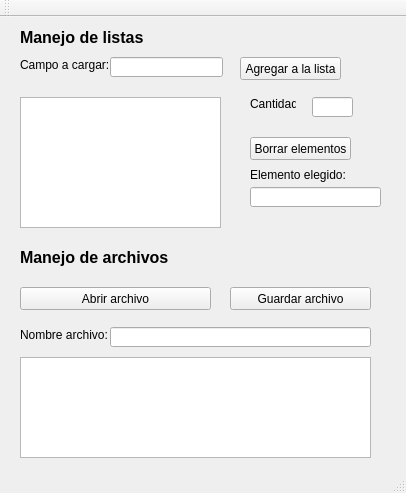
<?xml version="1.0" encoding="UTF-8"?>
<ui version="4.0">
 <class>MainWindow</class>
 <widget class="QMainWindow" name="MainWindow">
  <property name="geometry">
   <rect>
    <x>0</x>
    <y>0</y>
    <width>406</width>
    <height>493</height>
   </rect>
  </property>
  <property name="windowTitle">
   <string>MainWindow</string>
  </property>
  <widget class="QWidget" name="centralWidget">
   <widget class="QLineEdit" name="txtCampo">
    <property name="geometry">
     <rect>
      <x>110</x>
      <y>40</y>
      <width>113</width>
      <height>20</height>
     </rect>
    </property>
    <property name="echoMode">
     <enum>QLineEdit::Normal</enum>
    </property>
   </widget>
   <widget class="QPushButton" name="btnAgregar">
    <property name="geometry">
     <rect>
      <x>240</x>
      <y>40</y>
      <width>101</width>
      <height>23</height>
     </rect>
    </property>
    <property name="text">
     <string>Agregar a la lista</string>
    </property>
   </widget>
   <widget class="QLabel" name="label">
    <property name="geometry">
     <rect>
      <x>20</x>
      <y>40</y>
      <width>91</width>
      <height>16</height>
     </rect>
    </property>
    <property name="text">
     <string>Campo a cargar:</string>
    </property>
   </widget>
   <widget class="QListWidget" name="lstListado">
    <property name="geometry">
     <rect>
      <x>20</x>
      <y>80</y>
      <width>201</width>
      <height>131</height>
     </rect>
    </property>
   </widget>
   <widget class="QLineEdit" name="txtCantidad">
    <property name="geometry">
     <rect>
      <x>312</x>
      <y>80</y>
      <width>41</width>
      <height>20</height>
     </rect>
    </property>
   </widget>
   <widget class="QLabel" name="label_2">
    <property name="geometry">
     <rect>
      <x>250</x>
      <y>80</y>
      <width>46</width>
      <height>13</height>
     </rect>
    </property>
    <property name="text">
     <string>Cantidad:</string>
    </property>
   </widget>
   <widget class="QPushButton" name="btnBorrar">
    <property name="geometry">
     <rect>
      <x>250</x>
      <y>120</y>
      <width>101</width>
      <height>23</height>
     </rect>
    </property>
    <property name="text">
     <string>Borrar elementos</string>
    </property>
   </widget>
   <widget class="QLabel" name="label_3">
    <property name="geometry">
     <rect>
      <x>250</x>
      <y>150</y>
      <width>101</width>
      <height>16</height>
     </rect>
    </property>
    <property name="text">
     <string>Elemento elegido:</string>
    </property>
   </widget>
   <widget class="QLineEdit" name="txtItemElegido">
    <property name="geometry">
     <rect>
      <x>250</x>
      <y>170</y>
      <width>131</width>
      <height>20</height>
     </rect>
    </property>
   </widget>
   <widget class="QPushButton" name="btnAbrir">
    <property name="geometry">
     <rect>
      <x>20</x>
      <y>270</y>
      <width>191</width>
      <height>23</height>
     </rect>
    </property>
    <property name="text">
     <string>Abrir archivo</string>
    </property>
   </widget>
   <widget class="QLabel" name="label_4">
    <property name="geometry">
     <rect>
      <x>20</x>
      <y>310</y>
      <width>91</width>
      <height>16</height>
     </rect>
    </property>
    <property name="text">
     <string>Nombre archivo:</string>
    </property>
   </widget>
   <widget class="QLineEdit" name="txtArchivo">
    <property name="geometry">
     <rect>
      <x>110</x>
      <y>310</y>
      <width>261</width>
      <height>20</height>
     </rect>
    </property>
   </widget>
   <widget class="QPlainTextEdit" name="txtMiTexto">
    <property name="geometry">
     <rect>
      <x>20</x>
      <y>340</y>
      <width>351</width>
      <height>101</height>
     </rect>
    </property>
   </widget>
   <widget class="QPushButton" name="btnGuardar">
    <property name="geometry">
     <rect>
      <x>230</x>
      <y>270</y>
      <width>141</width>
      <height>23</height>
     </rect>
    </property>
    <property name="text">
     <string>Guardar archivo</string>
    </property>
   </widget>
   <widget class="QLabel" name="label_5">
    <property name="geometry">
     <rect>
      <x>20</x>
      <y>230</y>
      <width>351</width>
      <height>21</height>
     </rect>
    </property>
    <property name="font">
     <font>
      <pointsize>12</pointsize>
      <weight>75</weight>
      <bold>true</bold>
     </font>
    </property>
    <property name="text">
     <string>Manejo de archivos</string>
    </property>
   </widget>
   <widget class="QLabel" name="label_6">
    <property name="geometry">
     <rect>
      <x>20</x>
      <y>10</y>
      <width>351</width>
      <height>21</height>
     </rect>
    </property>
    <property name="font">
     <font>
      <pointsize>12</pointsize>
      <weight>75</weight>
      <bold>true</bold>
     </font>
    </property>
    <property name="text">
     <string>Manejo de listas</string>
    </property>
   </widget>
  </widget>
  <widget class="QMenuBar" name="menuBar">
   <property name="geometry">
    <rect>
     <x>0</x>
     <y>0</y>
     <width>406</width>
     <height>21</height>
    </rect>
   </property>
  </widget>
  <widget class="QToolBar" name="mainToolBar">
   <attribute name="toolBarArea">
    <enum>TopToolBarArea</enum>
   </attribute>
   <attribute name="toolBarBreak">
    <bool>false</bool>
   </attribute>
  </widget>
  <widget class="QStatusBar" name="statusBar"/>
 </widget>
 <layoutdefault spacing="6" margin="11"/>
 <resources/>
 <connections/>
</ui>
